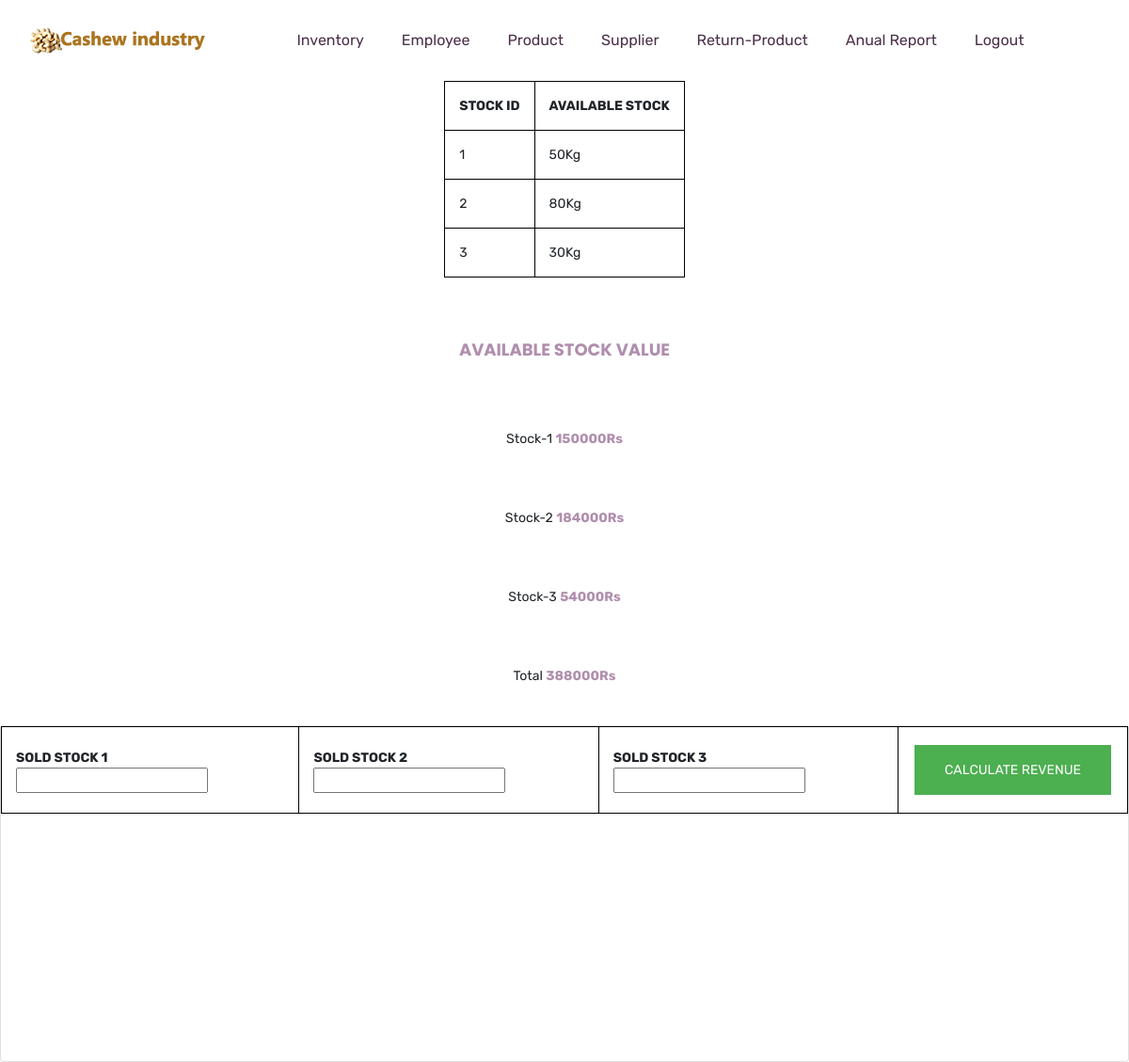
The page /admin/anual-report.php on the database its author committed.
### tables this page shows
CREATE TABLE `stock` (
  `st_pt_id` int(50) NOT NULL,
  `available_st` int(50) NOT NULL
);

### admin/anual-report.php (the view, shortened to what this page needs)
<!doctype html>
<html lang="zxx">
<head>
    <link rel="stylesheet" href="css/bootstrap.min.css">
    <link rel="stylesheet" href="css/animate.css">
    <link rel="stylesheet" href="css/owl.carousel.min.css">
    <link rel="stylesheet" href="css/all.css">
    <link rel="stylesheet" href="css/flaticon.css">
    <link rel="stylesheet" href="css/themify-icons.css">
    <link rel="stylesheet" href="css/magnific-popup.css">
    <link rel="stylesheet" href="css/slick.css">
    <link rel="stylesheet" href="css/style.css">
</head>
<body>
    <header class="main_menu home_menu">
        <div class="container">
            <div class="row align-items-center justify-content-center">
                <div class="col-lg-12">
                    <nav class="navbar navbar-expand-lg navbar-light">
                        <a class="navbar-brand" href="index.html"> <img src="img/logo.png" alt="logo"> </a>
                        <div class="collapse navbar-collapse main-menu-item" id="navbarSupportedContent">
                            <ul class="navbar-nav">
                                <li class="nav-item">
                                    <a class="nav-link" href="stock.php">Inventory</a>
                                </li>
                                <li class="nav-item">
                                    <a class="nav-link" href="employee.php">Employee</a>
                                </li>
                                <li class="nav-item">
                                    <a class="nav-link" href="product.php">Product</a>
                                </li>
                                <li class="nav-item">
                                    <a class="nav-link" href="report.php">Supplier</a>
                                </li>
                                <li class="nav-item">
                                    <a class="nav-link" href="return.php">Return-Product</a>
                                </li>
                                <li class="nav-item">
                                    <a class="nav-link" href="anual-report.php">Anual Report</a>
                                </li>
                                <li class="nav-item">
                                    <a class="nav-link" href="logout.php">Logout</a>
                                </li>
                            </ul>
                        </div>
                    </nav>
                </div>
            </div>
        </div>
    </header>
<?php
$servername = "localhost";
$username = "root";
$password = "";
$dbname = "project";
$conn = new mysqli($servername, $username, $password, $dbname);
$sql = "SELECT st_pt_id,available_st FROM stock";
$result = $conn->query($sql);
if ($result->num_rows > 0) {
   echo "<table class=center><tr><th>STOCK ID</th><th>AVAILABLE STOCK</th></tr>";
  while($row = $result->fetch_assoc()) {
    echo "<tr><td>".$row["st_pt_id"]."</td><td>".$row["available_st"]."Kg</td></tr>";
  }
  echo "</table>";
} else {
  echo "0 results";
}
?>
<br /><br /><br />
<center>
<h4><b>AVAILABLE STOCK VALUE</b></h4>
</center>
<?php
$servername = "localhost";
$username = "root";
$password = "";
$dbname = "project";
$conn = new mysqli($servername, $username, $password, $dbname);
echo "<br /><br /><br />";
$sql = "SELECT available_st FROM stock WHERE st_pt_id=1";
$result = $conn->query($sql);
if ($result->num_rows > 0) {
   while($row = $result->fetch_assoc()) {
    echo "<center>";
     $total = $row["available_st"] * 3000 ;
     echo "Stock-1  "."<b>". $total ."Rs "."</b>";
       echo "</center>";
        }
     }
     echo "<br /><br /><br />";
     $sql = "SELECT available_st FROM stock WHERE st_pt_id=2";
     $result = $conn->query($sql);
     if ($result->num_rows > 0) {
        while($row = $result->fetch_assoc()) {
         echo "<center>";
          $total1 = $row["available_st"] * 2300 ;
          echo "Stock-2  " ."<b>". $total1 ."Rs "."</b>";
            echo "</center>";
             }
          }
          echo "<br /><br /><br />";
          $sql = "SELECT available_st FROM stock WHERE st_pt_id=3";
          $result = $conn->query($sql);
          if ($result->num_rows > 0) {
             while($row = $result->fetch_assoc()) {
              echo "<center>";
               $total2 = $row["available_st"] * 1800 ;
               echo "Stock-3  " ."<b>". $total2 ."Rs "."</b>";
                 echo "</center>";
                  }
                  echo "<br /><br /><br />";
               }
               $final = $total + $total1 + $total2;
               echo "<center>";
                echo  "Total  "."<b>".$final."Rs "."</b>";
                echo "</center>";
?>
<br />
				<br />
				<div class="card">
                <form method = 'POST' action = 'anual-report.php'>
                  <table class=center>
                        <tr><th>
		                SOLD STOCK 1
		                <input type="number" name="st1"  size="3">
		                </th><th>
		                SOLD STOCK 2
		                <input type="number" name="st2"  size="3">
		                </th><th>
		                SOLD STOCK 3
		                <input type="number" name="st3"  size="3">
		                </th><th>
                        <input type="submit" name="cal" value="CALCULATE REVENUE">
		                </th></tr>
                        </form>
                        <br>
                        <br>
                        <br>
<footer class="footer_part">
        <div class="footer_iner">
        </div>
    </footer>
</body>
</html>

### admin/anual-report.php (style rules this page uses)
table, th, td { border: 1px solid black; padding: 5px; }
table { border-spacing: 15px; }
.center { margin-left: auto; margin-right: auto; }
th, td { padding: 15px; }
input[type=submit] { background-color: #4CAF50; border: none; color: white; padding: 16px 32px; text-decoration: none; margin: 4px 2px; cursor: pointer; }

### rows shown on the page
stock: st_pt_id "1", available_st "50", available_st "150000"
stock: st_pt_id "2", available_st "80", available_st "184000"
stock: st_pt_id "3", available_st "30", available_st "54000"

### other values the page prints
$final "388000"
